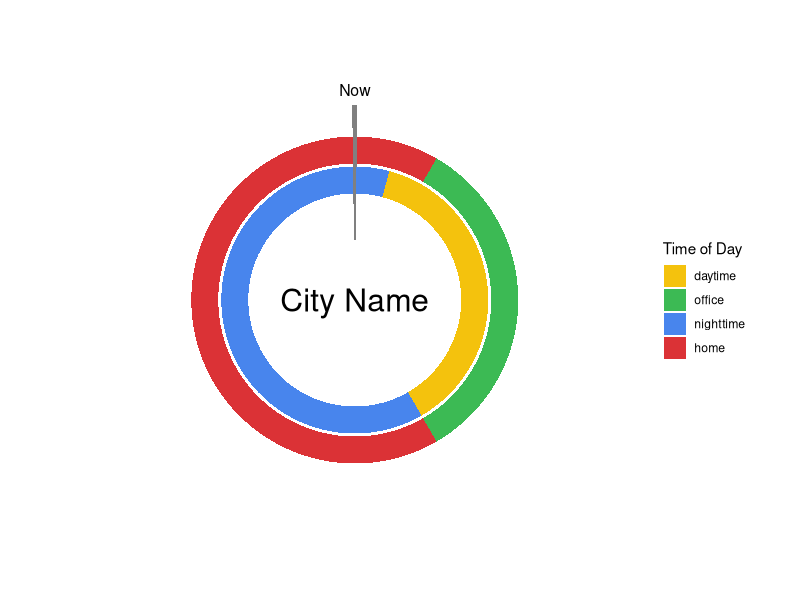

Reproduce this figure in R.
setwd('~/Desktop/Real Life/Coding Projects/TimeZones/')
library(tidyverse)

wrap = data.frame(start = c(5, 18, 9, 16),
                  end = c(3, 6, 13, 12),
                  band = 1:4)

wrap_about = function(times){
  # Takes times split over 24/0 hour boundary and makes them into two rows.
  for (i in 1:nrow(times)){
    if (times$start[i] > times$end[i]){
      new_row1 = c(times$start[i], 24, times[i,3:length(times)])
      new_row2 = c(0, times$end[i], times[i,3:length(times)])
      if (typeof(new_row1) == 'list'){
        new_row1 = as.numeric(unlist(new_row1))
        new_row2 = as.numeric(unlist(new_row2))
      }
      times = rbind(times, new_row1, new_row2)
    }
  }
  times = times %>% filter(start <= end) %>% arrange(band, -start)
  return(times)
}

wrap2 = wrap_about(wrap)


# working on plotting the rings i'll be actually plotting.
actual_set = data.frame(start = c(13, 14), end = c(22, 22), color = c(1,2), band = c(4,5))

actual_set = actual_set %>%
  rbind(actual_set %>%
        rename(end = start, start = end) %>%
        mutate(color = c(3, 4)))

actual_set2 = wrap_about(actual_set)
colors = c('#f4c20d', '#3cba54', '#4885ed', '#db3236')


ggplot(data = actual_set2, aes(x = band, fill = factor(color))) +
  geom_rect(aes(xmin = band-.45, xmax = band+.45, ymin = start, ymax=end), alpha = 1) +
  geom_rect(aes(xmin = 2, xmax = 6.5, ymin = 11.95, ymax = 12.05), fill = '#808080', alpha = 1) +
  annotate("text", x = 0, y = 0, label = "City Name", size = 8) +
  annotate("text", x = 7, y = 12, label = 'Now', size = 4) +
  lims(x = c(0,8), y = c(0,24)) +
  coord_polar(theta = 'y', start = pi) +
  scale_fill_manual(name = 'Time of Day', values = colors, labels = c('daytime', 'office', 'nighttime', 'home')) +
  theme_void() + theme(legend.title = element_text())



